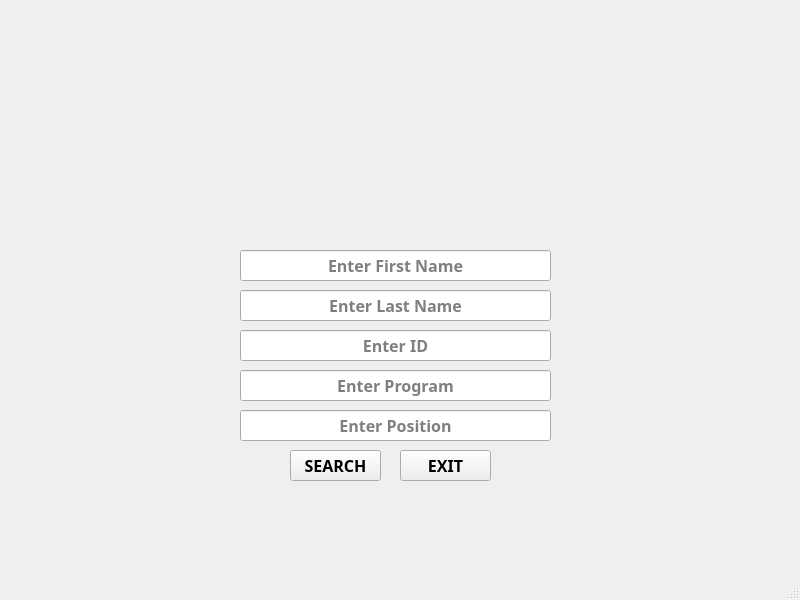
<?xml version="1.0" encoding="UTF-8"?>
<ui version="4.0">
 <class>searchwindow</class>
 <widget class="QMainWindow" name="searchwindow">
  <property name="geometry">
   <rect>
    <x>0</x>
    <y>0</y>
    <width>800</width>
    <height>600</height>
   </rect>
  </property>
  <property name="windowTitle">
   <string>MainWindow</string>
  </property>
  <widget class="QWidget" name="centralwidget">
   <widget class="QLabel" name="label">
    <property name="geometry">
     <rect>
      <x>120</x>
      <y>20</y>
      <width>581</width>
      <height>511</height>
     </rect>
    </property>
    <property name="text">
     <string>&lt;html&gt;&lt;head/&gt;&lt;body&gt;&lt;p&gt;&lt;img src=&quot;:/login/Pics/Login-window.png&quot;width=522 height=484/&gt;&lt;/p&gt;&lt;/body&gt;&lt;/html&gt;</string>
    </property>
   </widget>
   <widget class="QLineEdit" name="fnamebox">
    <property name="geometry">
     <rect>
      <x>240</x>
      <y>250</y>
      <width>311</width>
      <height>31</height>
     </rect>
    </property>
    <property name="font">
     <font>
      <family>Nexa Bold</family>
      <pointsize>12</pointsize>
      <weight>75</weight>
      <bold>true</bold>
     </font>
    </property>
    <property name="alignment">
     <set>Qt::AlignCenter</set>
    </property>
    <property name="placeholderText">
     <string>Enter First Name</string>
    </property>
   </widget>
   <widget class="QLineEdit" name="lnamebox">
    <property name="geometry">
     <rect>
      <x>240</x>
      <y>290</y>
      <width>311</width>
      <height>31</height>
     </rect>
    </property>
    <property name="font">
     <font>
      <family>Nexa Bold</family>
      <pointsize>12</pointsize>
      <weight>75</weight>
      <bold>true</bold>
     </font>
    </property>
    <property name="alignment">
     <set>Qt::AlignCenter</set>
    </property>
    <property name="placeholderText">
     <string>Enter Last Name</string>
    </property>
   </widget>
   <widget class="QLineEdit" name="idbox">
    <property name="geometry">
     <rect>
      <x>240</x>
      <y>330</y>
      <width>311</width>
      <height>31</height>
     </rect>
    </property>
    <property name="font">
     <font>
      <family>Nexa Bold</family>
      <pointsize>12</pointsize>
      <weight>75</weight>
      <bold>true</bold>
     </font>
    </property>
    <property name="text">
     <string/>
    </property>
    <property name="alignment">
     <set>Qt::AlignCenter</set>
    </property>
    <property name="placeholderText">
     <string>Enter ID</string>
    </property>
   </widget>
   <widget class="QLineEdit" name="cbox">
    <property name="geometry">
     <rect>
      <x>240</x>
      <y>370</y>
      <width>311</width>
      <height>31</height>
     </rect>
    </property>
    <property name="font">
     <font>
      <family>Nexa Bold</family>
      <pointsize>12</pointsize>
      <weight>75</weight>
      <bold>true</bold>
     </font>
    </property>
    <property name="alignment">
     <set>Qt::AlignCenter</set>
    </property>
    <property name="placeholderText">
     <string>Enter Program</string>
    </property>
   </widget>
   <widget class="QLineEdit" name="posbox">
    <property name="geometry">
     <rect>
      <x>240</x>
      <y>410</y>
      <width>311</width>
      <height>31</height>
     </rect>
    </property>
    <property name="font">
     <font>
      <family>Nexa Bold</family>
      <pointsize>12</pointsize>
      <weight>75</weight>
      <bold>true</bold>
     </font>
    </property>
    <property name="alignment">
     <set>Qt::AlignCenter</set>
    </property>
    <property name="placeholderText">
     <string>Enter Position</string>
    </property>
   </widget>
   <widget class="QPushButton" name="pushButton">
    <property name="geometry">
     <rect>
      <x>290</x>
      <y>450</y>
      <width>91</width>
      <height>31</height>
     </rect>
    </property>
    <property name="font">
     <font>
      <family>Nexa Bold</family>
      <pointsize>12</pointsize>
      <weight>75</weight>
      <bold>true</bold>
     </font>
    </property>
    <property name="styleSheet">
     <string notr="true">QPushButton {background-color: Black} QPushButton:hover {background-color:grey}QPushButton {border-radius:15px}QPushButton {color:White}QPushButton{border:2px solid yellow}QPushButton:pressed{Background-color:yellow};</string>
    </property>
    <property name="text">
     <string>SEARCH</string>
    </property>
   </widget>
   <widget class="QPushButton" name="exitbut">
    <property name="geometry">
     <rect>
      <x>400</x>
      <y>450</y>
      <width>91</width>
      <height>31</height>
     </rect>
    </property>
    <property name="font">
     <font>
      <family>Nexa Bold</family>
      <pointsize>12</pointsize>
      <weight>75</weight>
      <bold>true</bold>
     </font>
    </property>
    <property name="styleSheet">
     <string notr="true">QPushButton {background-color: Black} QPushButton:hover {background-color:grey}QPushButton {border-radius:15px}QPushButton {color:White}QPushButton{border:2px solid yellow}QPushButton:pressed{Background-color:red};</string>
    </property>
    <property name="text">
     <string>EXIT</string>
    </property>
   </widget>
  </widget>
  <widget class="QStatusBar" name="statusbar"/>
 </widget>
 <resources>
  <include location="dutycheckerFiles.qrc"/>
 </resources>
 <connections/>
</ui>
